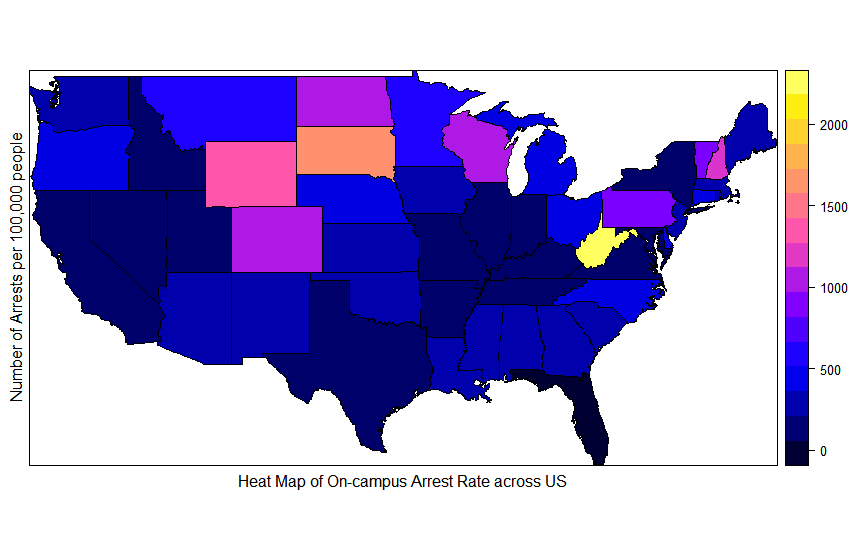

R code for this plot:
if("RMySQL" %in% rownames(installed.packages()) == FALSE) 
{install.packages("RMySQL")}

if("maps" %in% rownames(installed.packages()) == FALSE) 
{install.packages("maps")}

if("maptools" %in% rownames(installed.packages()) == FALSE) 
{install.packages("maptools")}

if("sp" %in% rownames(installed.packages()) == FALSE) 
{install.packages("sp")}

library(RMySQL)
library(maps)
library(maptools)
library(sp)

con <- dbConnect(MySQL(),
                 user = 'rohitsaurabh',
                 password = 'rohit1991',
                 host = '50.62.209.88',
                 dbname='rkhadse')

tmp <- sprintf("
               SELECT 
               State,
               Case when SUM(Total)=0 then 0
               Else 
               FLOOR(SUM( WEAPON10 + DRUG10 + LIQUOR10 + WEAPON11 + DRUG11 + LIQUOR11 + WEAPON12 + DRUG12 + LIQUOR12) * 100000/SUM(Total))END AS ArrestRate
               FROM rkhadse.OnCampusArrest  
               GROUP BY State
               ORDER BY State")
sqlquery<-dbEscapeStrings(con, tmp)

result <- dbGetQuery(con, tmp)
dbDisconnect(con)
head(result)
textstate <- paste(result$State,collapse=" ")
textarrestrate <- paste(result$ArrestRate,collapse=" ")
combinedmapdata <- c(textstate, textarrestrate)
txt <- paste(combinedmapdata,collapse=" \n ")
txt
#txt <- "AB  AK  AL  AN  AR  AZ  CA  CO  CT  DC  DE  EN  FL  GA  HI  IA  ID  IL  IN  KS
#    1  21  31   1  12  56 316  53  31  16   7   1 335  63  11  42  29  73  40  2"

dat <- stack(read.table(text = txt,  header = TRUE))
names(dat)[2] <-'state.abb'
dat$states <- tolower(state.name[match(dat$state.abb,  state.abb)])

mapUSA <- map('state',  fill = TRUE,  plot = FALSE)
nms <- sapply(strsplit(mapUSA$names,  ':'),  function(x)x[1])
USApolygons <- map2SpatialPolygons(mapUSA,  IDs = nms,  CRS('+proj=longlat'))

idx <- match(unique(nms),  dat$states)
dat2 <- data.frame(value = dat$value[idx], state = unique(nms))
row.names(dat2) <- unique(nms)

USAsp <- SpatialPolygonsDataFrame(USApolygons,  data = dat2)

spplot(USAsp['value'],  xlab = "Heat Map of On-campus Arrest Rate across US", ylab = "Number of Arrests per 100,000 people")
